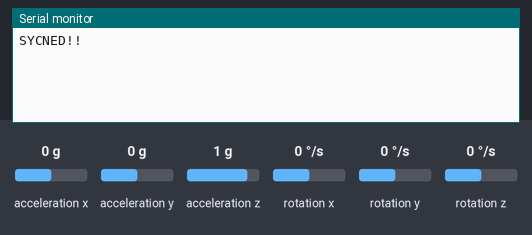
A sketch run on a simulated Arduino Uno, built with avr-gcc and run on an emulated ATmega328P. Shown: the last lines printed to the serial monitor. The test bench sets the inputs (shaded band); at power-on: acceleration x 0 g, acceleration y 0 g, acceleration z 1 g, rotation x 0 °/s, rotation y 0 °/s, rotation z 0 °/s.

Above: at 2.4 s.
2.5 s: acceleration x set to -1.4 g
At 3.6 s:
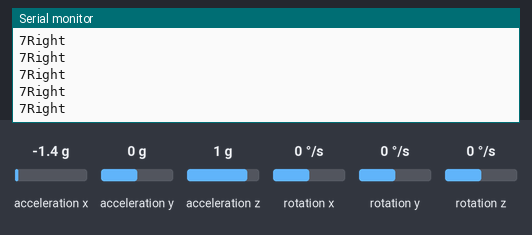
4.0 s: acceleration y set to -1.4 g
At 4.6 s:
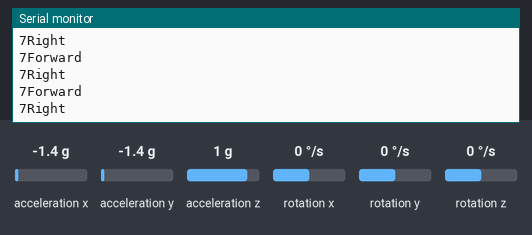
5.6 s: acceleration x set to 0.8 g
At 6.6 s:
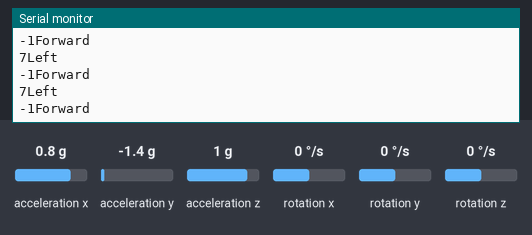
7.1 s: acceleration y set to 0.8 g
At 7.9 s:
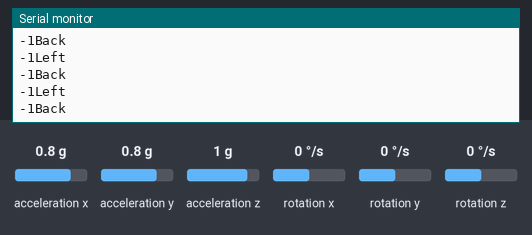
8.6 s: acceleration x set to 0 g
At 9.3 s:
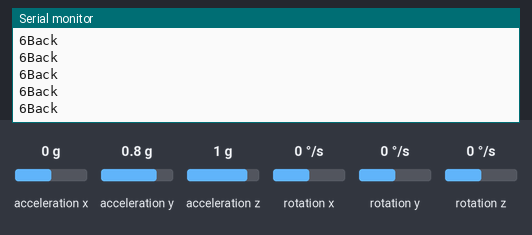
11.6 s: acceleration y set to 0 g
At 12.8 s:
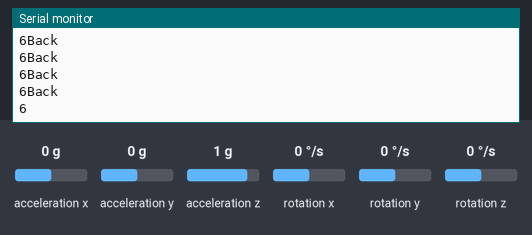

The sketch:

Positioning_2_0.ino
```cpp
#include <Wire.h>
#include <MPU6050.h>
MPU6050 mpu;
int Xavg, Yavg, Zavg, timer1, newX, newY, newZ, FR=0, FL=0, BR=0, BL=0, pos=0;

void setup()
{
  Serial.begin(9600);
  while(!mpu.begin(MPU6050_SCALE_2000DPS, MPU6050_RANGE_2G))
  {
    Serial.println("Could not find a valid MPU6050 sensor, check wiring!");
    delay(500);
  }


  delay(100);
    do{
  Vector normAccel = mpu.readNormalizeAccel();
  timer1 = timer1 + 1;
  Xavg = Xavg + normAccel.XAxis;
  Yavg = Yavg + normAccel.YAxis;
  Zavg = Zavg + normAccel.ZAxis;
  delay(10);
  }while(timer1 <=99);
  if(timer1 = 100)
  {
    Xavg = Xavg / 100;
    Yavg = Yavg / 100;
    Zavg = Zavg / 100;
    Serial.println("SYCNED!!");
  }
}
void loop()
{
  Vector normAccel = mpu.readNormalizeAccel();
  newX=Xavg-normAccel.XAxis;
  newY=Yavg-normAccel.YAxis;
  newZ=Xavg-normAccel.ZAxis;
  if(newX >= 6 && FR == 0 && BR == 0)
  {
    Serial.println("Right ");
    Serial.print(newX-6);
    FL = 0;
    FR = 0;
    BL = 0;
    BR = 0;
    pos = 4;
  }
   if(newX <= -6 && FL ==0 && BL == 0)
  {
    Serial.println("Left ");
     Serial.print(newX+6);
    FL = 0;
    FR = 0;
    BL = 0;
    BR = 0;
    pos = 3;
  }
  if(newY >= 6 && FR == 0 && FL == 0)
  {
    Serial.println("Forward ");
  Serial.print(newY-6);
    FL = 0;
    FR = 0;
    BL = 0;
    BR = 0;
    pos = 1;
  }
if(newY <= -6 && BL == 0 && BR ==0)
  {
    Serial.println("Back ");
     Serial.print(newX+6);
    FL = 0;
    FR = 0;
    BL = 0;
    BR = 0;
    pos = 2;
  }
  if(pos = 1)
  {

  }
  if(pos = 2)
  {

  }
  if(pos = 3)
  {

  }
  if(pos = 4)
  {

  }
}
```

Measured:
- after the input at 2.5 s, the serial monitor: prints a new line at once (image 1)
- after the input at 4.0 s, the serial monitor: prints a new line after 0.08 s (image 2)
- after the input at 5.6 s, the serial monitor: prints a new line after 0.07 s (image 3)
- after the input at 7.1 s, the serial monitor: prints a new line after 0.08 s (image 4)
- after the input at 8.6 s, the serial monitor: prints a new line after 0.08 s (image 5)
- after the input at 11.6 s, the serial monitor: prints a new line after 0.07 s (image 6)
